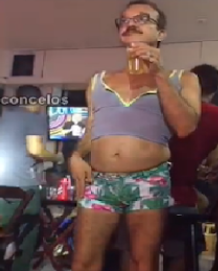
%> input picture Edge Detector Example/tedros-cropped.png, 218 x 271 px
$ octave image_teste.m   (GNU Octave 9; MATLAB toolbox functions it lacks are replaced by stand-ins)
%> lines starting %> are read from the running program, lines starting %| are printed output that depends on the picture
input = imread('tedros-cropped.png');
%> input is the input picture: size 271x218x3 uint8; mean R, G, B 108.1, 85.3, 81.7
[R,G,B] = imsplit(input);
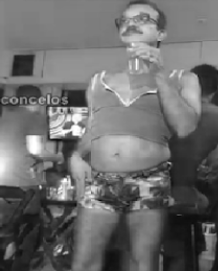
%> R: size 271x218 uint8; min 7, max 255, mean 108.1
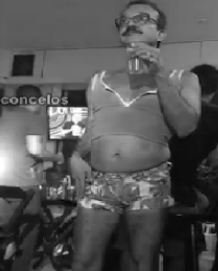
%> G: size 271x218 uint8; min 4, max 255, mean 85.3
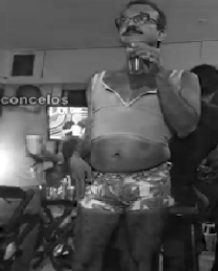
%> B: size 271x218 uint8; min 0, max 255, mean 81.7
figure(1);
subplot(1,3,1)
imshow(R);
subplot(1,3,2)
imshow(G);
subplot(1,3,3)
imshow(B);

BW1 = edge(R, 'Canny');
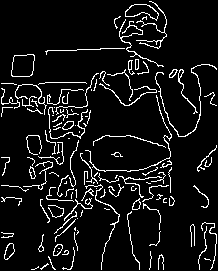
%> BW1: size 271x218 logical; 8% white in thin lines or dots
BW2 = edge(R, 'Prewitt');
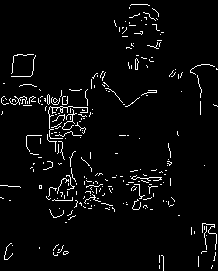
%> BW2: size 271x218 logical; 3.8% white in thin lines or dots
figure(2);
imshowpair(BW1,BW2,'montage')
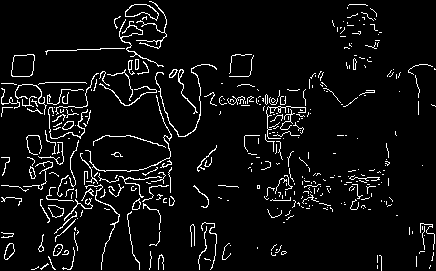
%> displayed picture: size 271x436, on the screen's scale of 0 to 255; 5.9% white in thin lines or dots
BW3 = edge(R, 'Roberts')
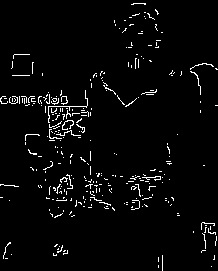
%> BW3: size 271x218 logical; 3.2% white in thin lines or dots
figure(3);
imshow(BW3)
